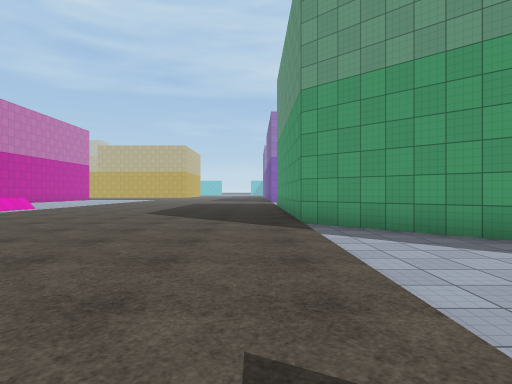
View 1 (above)

24 first-person views from a walk through a scene from a Unity 3-D project. The camera is 1.3 m above the floor, looks level and sees 75° across. The floor is counted in squares, 2 m on a side. Each view is taken from the middle of a square. On the plan, view 1 faces up. The plan holds only what a view shows up to about 10 squares ahead; the rest is blank. The place goes on beyond the plan. The player is left out. Surface patterns are stand-ins for the level's own textures.

View 2
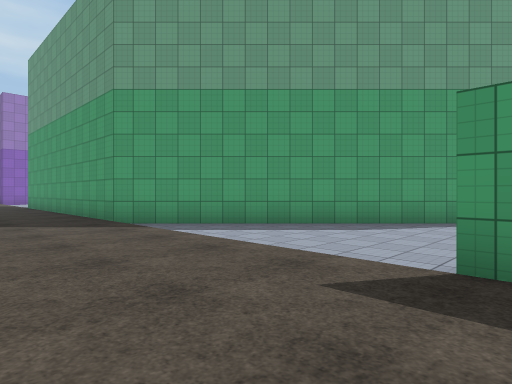

View 3
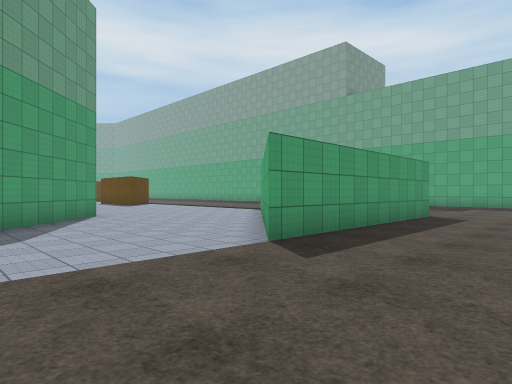

View 4
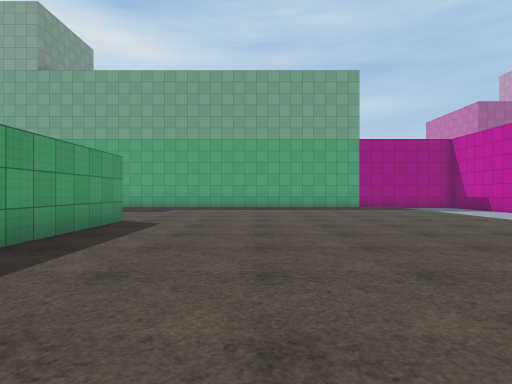

View 5
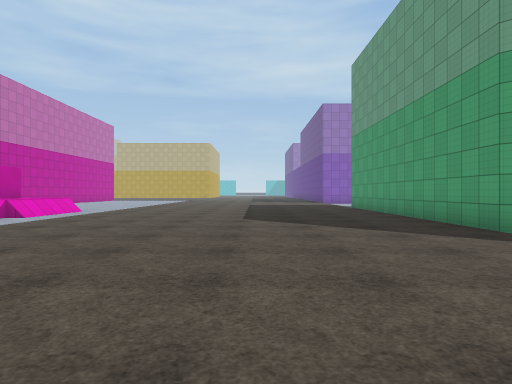

View 6
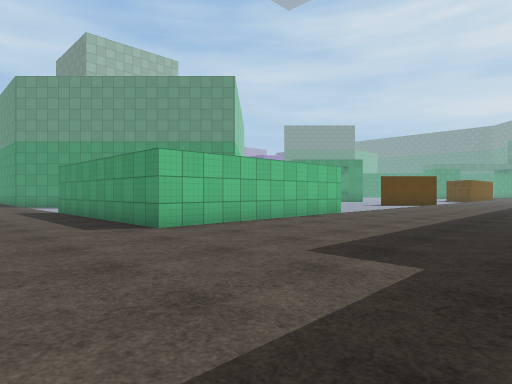

View 7
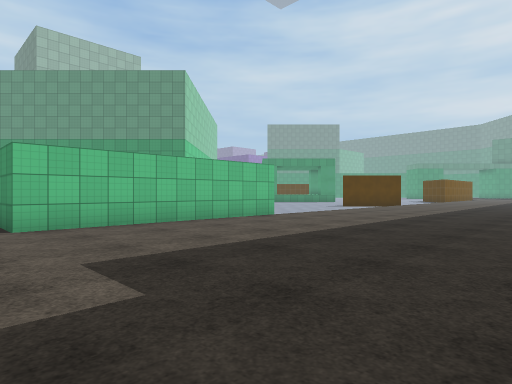

View 8
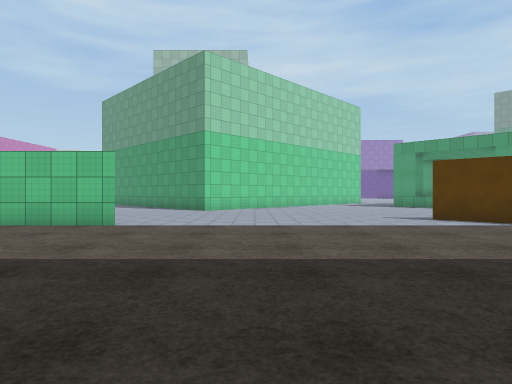

View 9
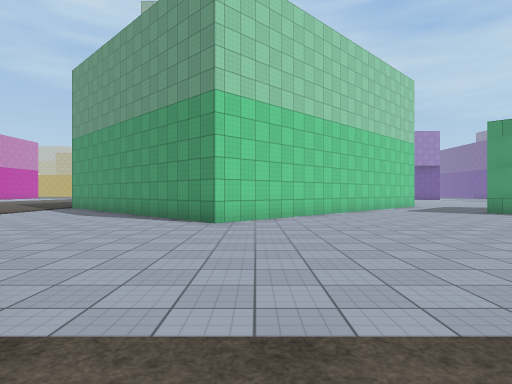

View 10
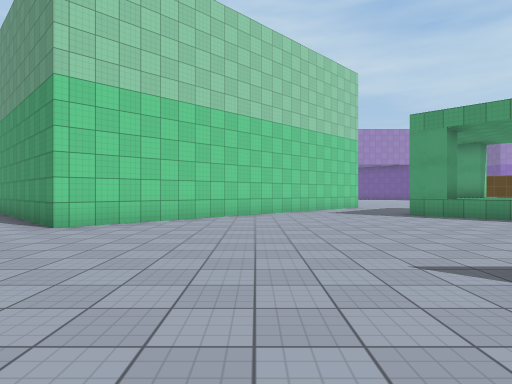

View 11
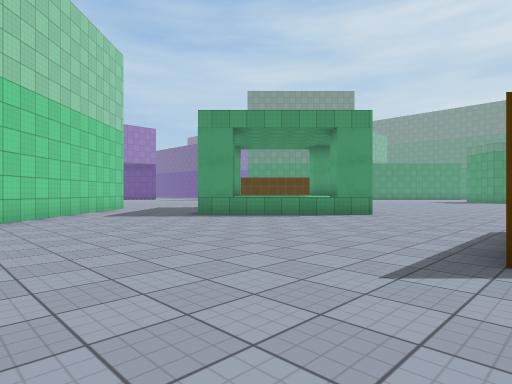

View 12
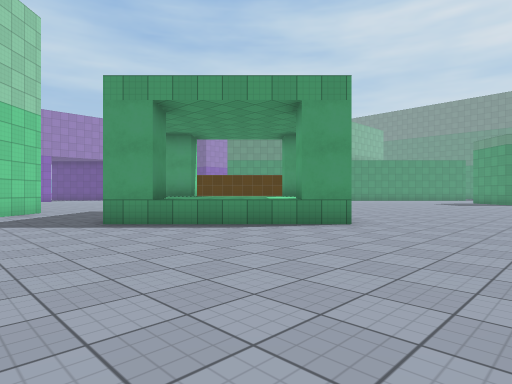

View 13
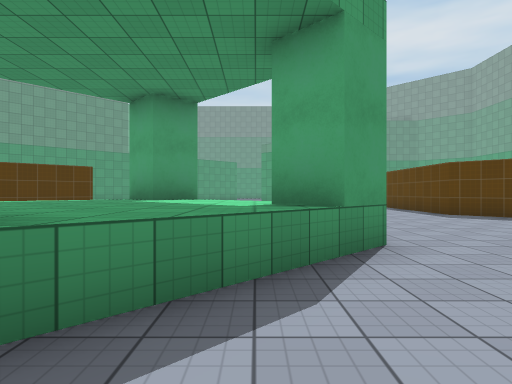

View 14
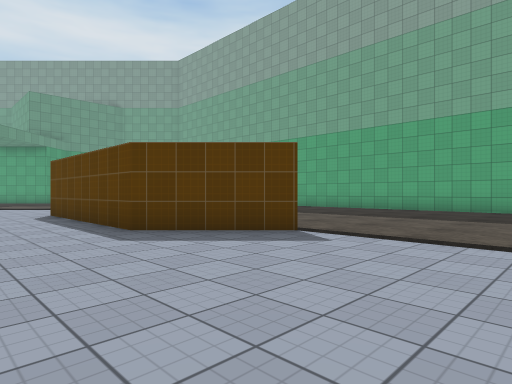

View 15
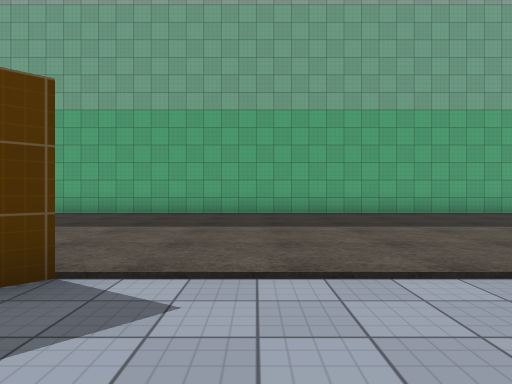

View 16
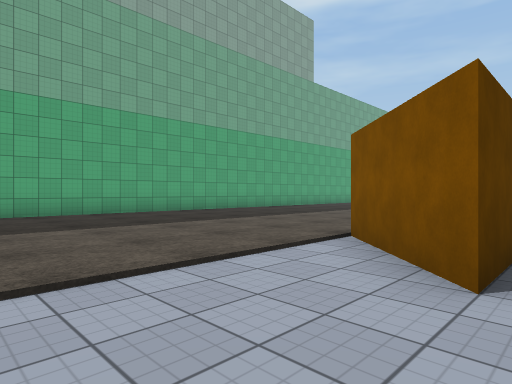

View 17
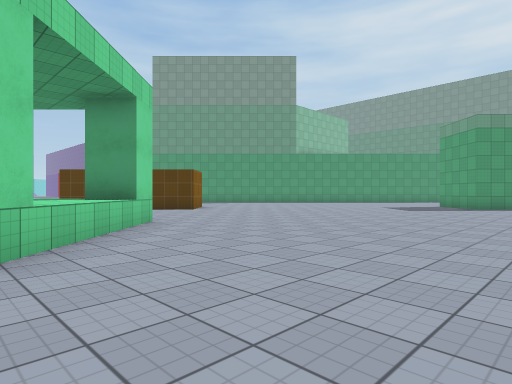

View 18
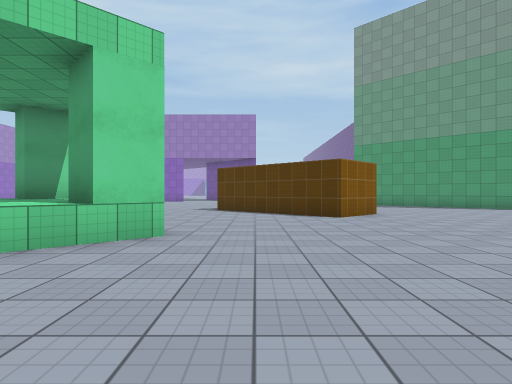

View 19
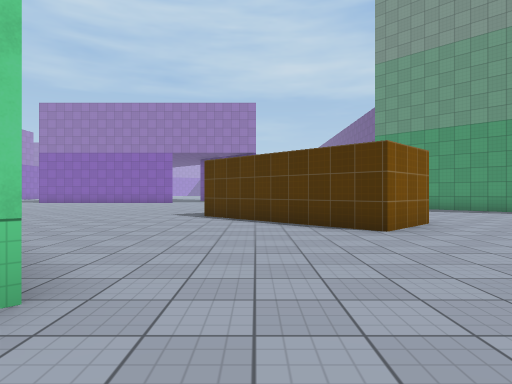

View 20
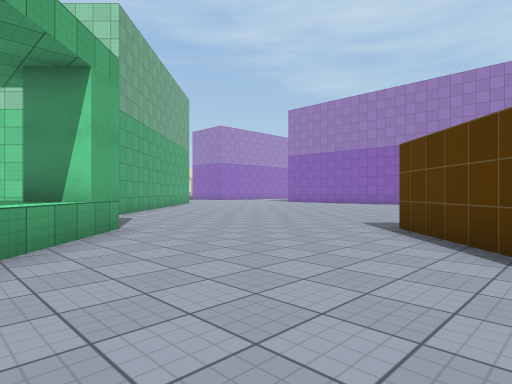

View 21
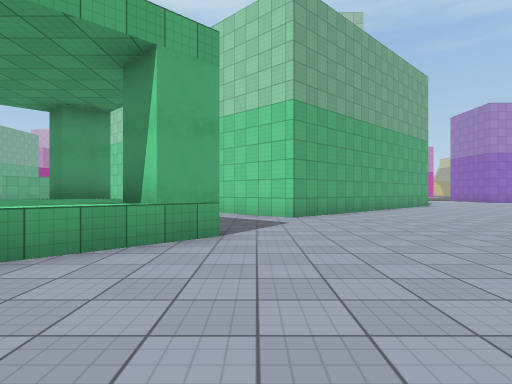

View 22
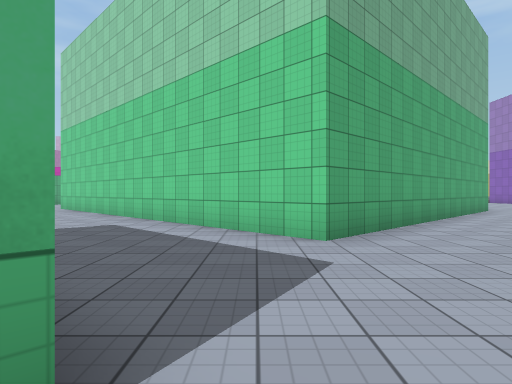

View 23
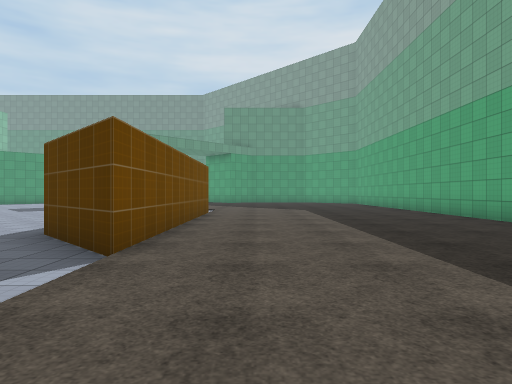

View 24
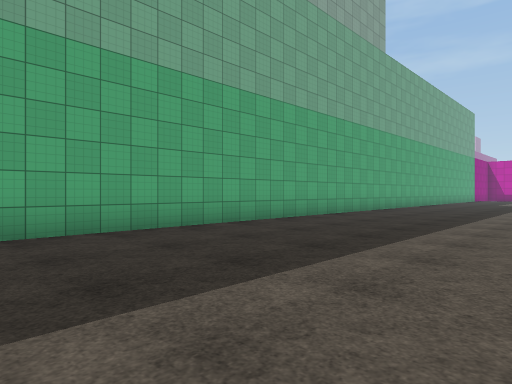

### Floor plan
Points are (right, up) in squares from view 1. A wall is a line through its corners. A room is listed if a view was taken in it or the views show most of it. See-through windows are left out.
Room 1 (views 1, 2, 3, 4, 5, 6, 7, 8, 9, 10, 11, 12, 13, 14, 15, 16, 17, 18, 19, 20, 21, 22, 23, 24)
walls: (7.4, -5.5) (1, -5.5) (1, 0.8); (15.7, -4.7) (14.5, -3.5); (1.2, 0.5) (4.6, -2.8); (17.1, -3.5) (18.5, -3.5) (16.5, -5.5); (17.2, 4.7) (18, 3.9) (17.2, 3.1); (19.3, 1) (20.1, 1.8); (20.1, 0.4) (16.5, 4); (11.4, -12.5) (30, -12.5); (20.1, 7.5) (22.1, 5.5); (20.8, 6.8) (20.1, 6) (19.4, 6.7); (23, 3.2) (22.2, 3.9) (23, 4.6); (12, 13.5) (16.6, 8.9) (8.1, 0.4) (1, 7.5) (1, 12); (23.7, 3.9) (20.5, 0.8); (29.9, -5.5) (23.5, -5.5) (25.5, -3.5) (30.5, -3.5); (28.6, 8.9) (27.2, 7.4) (23.6, 11)
ways out: opening at (29.5, 9.5)

Positions as (right, up) in squares from view 1, and headings:
1: (0, 0), facing up
2: (-2, 0), facing up-right
3: (-2, 4), facing down-right
4: (-2, 2), facing down
5: (-3, 2), facing up
6: (-2, -11), facing up-right
7: (0, -12), facing up-right
8: (10, -12), facing up
9: (9, -7), facing up
10: (12, -6), facing up
11: (11, -4), facing up-right
12: (14, -3), facing up-right
13: (16, 2), facing right
14: (20, -1), facing down-right
15: (22, -3), facing down
16: (21, -3), facing down-left
17: (20, -3), facing up-right
18: (25, -1), facing up
19: (25, 2), facing up
20: (26, 5), facing up-left
21: (25, 8), facing left
22: (21, 8), facing left
23: (20, -7), facing right
24: (20, -7), facing down-left
